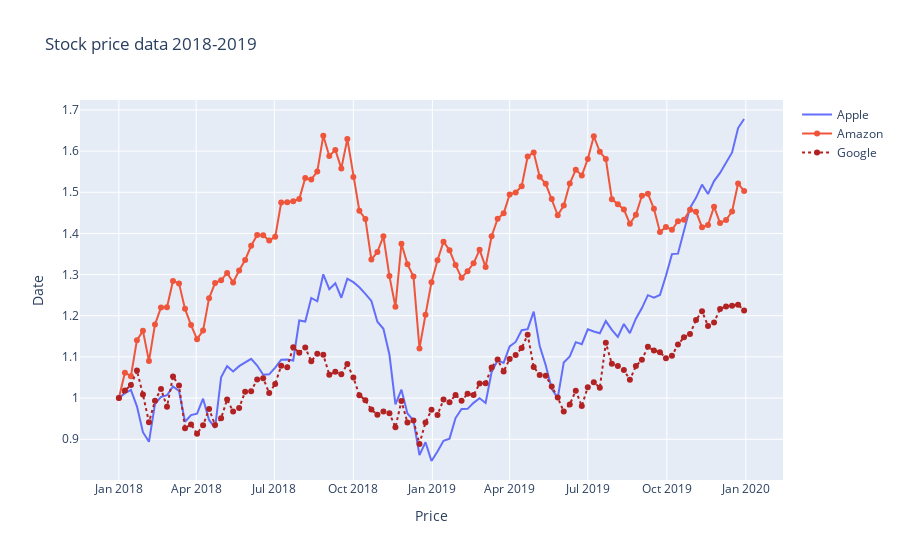

Notebook code for this chart:
### Code cell
# plotting styling plots
fig = go.Figure()
fig.add_trace(go.Scatter(x=df_stocks.date, y=df_stocks.AAPL, mode='lines', name='Apple'))
fig.add_trace(go.Scatter(x=df_stocks.date, y=df_stocks.AMZN, mode='lines+markers', name='Amazon'))
fig.add_trace(go.Scatter(x=df_stocks.date, y=df_stocks.GOOG, mode='lines+markers', name='Google', 
    line=dict(color='firebrick', width=2, dash='dot')))
fig.update_layout(title='Stock price data 2018-2019', xaxis_title='Price', yaxis_title='Date')
